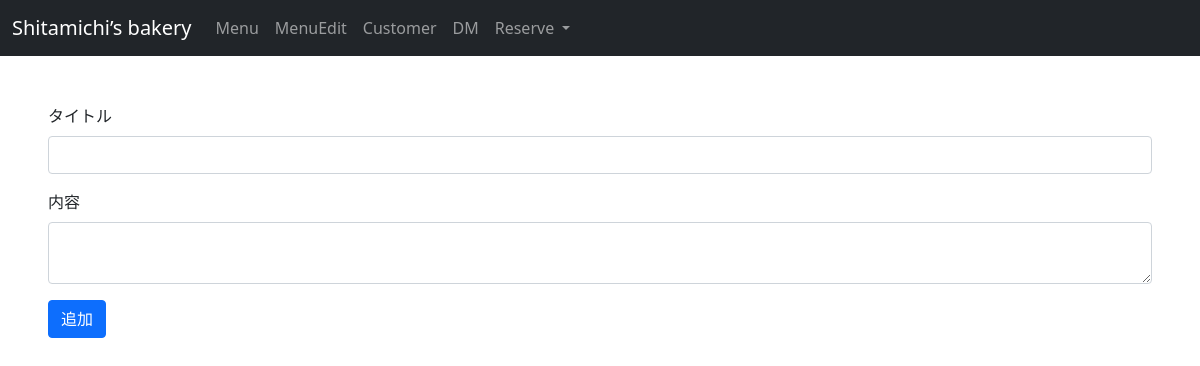
The app's page /dm_mana.php, older data.
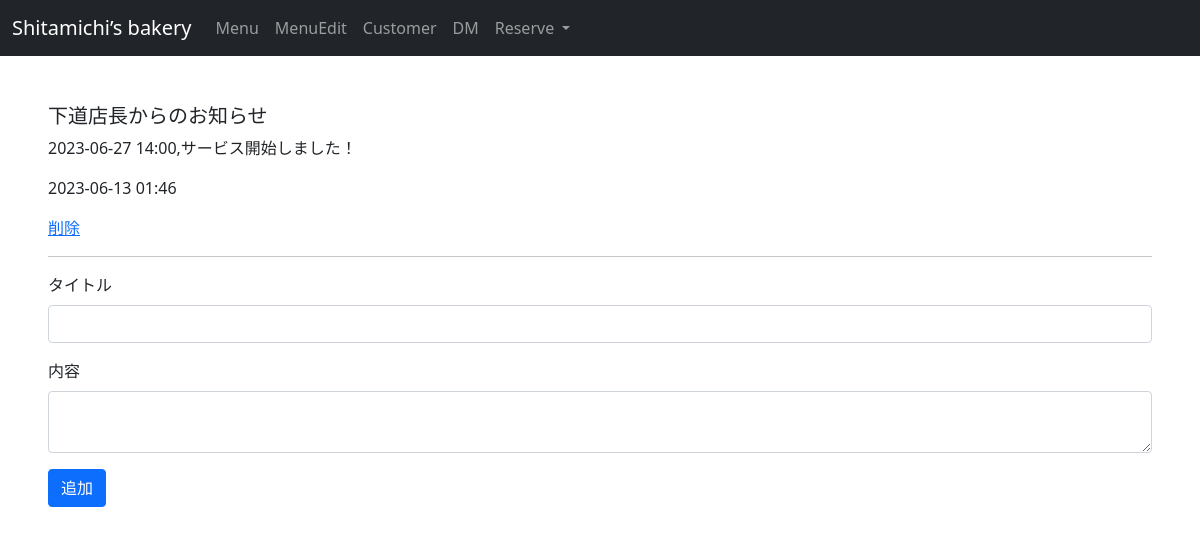
The same page, newer data.
### tables this page shows
create table dm (
    dm_id int auto_increment primary key,
    title varchar(100) not null,
    content varchar(500) not null,
    TimeStamp_id TIMESTAMP DEFAULT CURRENT_TIMESTAMP,
    customer_id int,
    foreign key (customer_id) references customer (id)
);

### dm_mana.php (the view, shortened to what this page needs)
<?php require 'header_mana.php'; ?>
<!DOCTYPE html>
<html lang="ja">
<head>
    <link href="https://cdn.jsdelivr.net/npm/bootstrap@5.0.2/dist/css/bootstrap.min.css" rel="stylesheet">
</head>
<body>
<div class="m-5">
    <?php
    foreach ($pdo->query('SELECT * FROM dm ORDER BY dm_id DESC') as $row) {
        echo '<div>';
        echo '<h5>' . $row["title"] . '</h5>';
        echo '<p>' . $row["content"] . '</p>';
        echo '<p>' . date('Y-m-d H:i', strtotime($row["TimeStamp_id"])) . '</p>';
        echo '<a href="?delete=' . $row["dm_id"] . '">削除</a>';
        echo '</div>';
        echo '<hr>';
    }
    ?>
<form method="POST" action="">
        <div class="mb-3">
            <label for="title" class="form-label">タイトル</label>
            <input type="text" class="form-control" id="title" name="title" required>
        </div>
        <div class="mb-3">
            <label for="content" class="form-label">内容</label>
            <textarea class="form-control" id="content" name="content" required></textarea>
        </div>
        <button type="submit" class="btn btn-primary">追加</button>
    </form>
</div>
</body>
</html>

Row changes from the older to the newer data that the page shows:
added dm: title "下道店長からのお知らせ", content "2023-06-27 14:00,サービス開始しました！", TimeStamp "2023-06-13 01:46"
